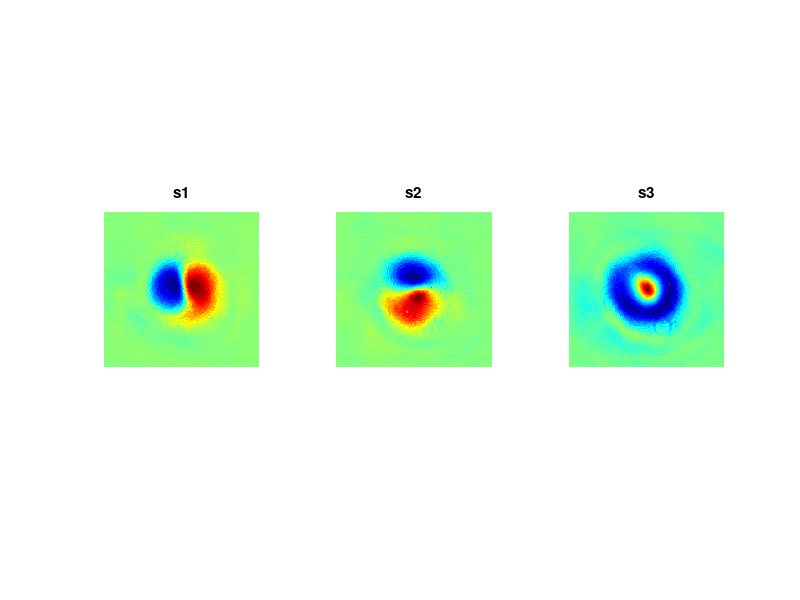
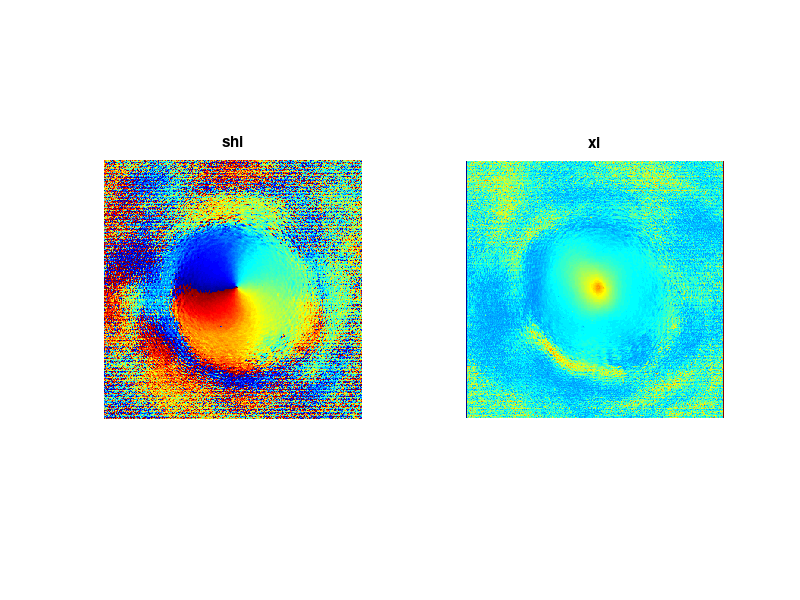
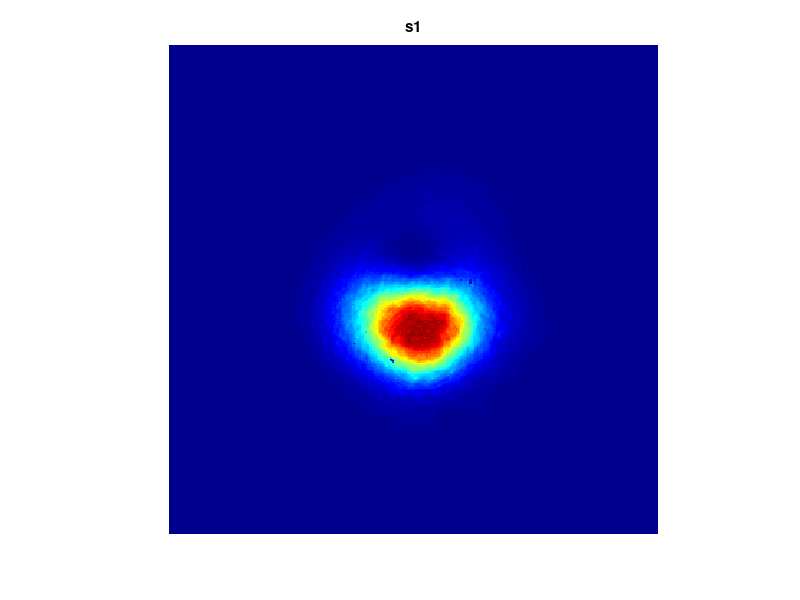

MATLAB code to generate these figures, in order: (Note: this script raises an error after producing the figures.)
close all;clc;clear;

%%%% s1 import data to matlab from folder
I00 = importdata('I00_0001.ascii.csv');
I90 = importdata('I90_0001.ascii.csv');
I45 = importdata('I45_0001.ascii.csv'); 
I135 = importdata('I135_0001.ascii.csv');
I45q = importdata('I45q_0001.ascii.csv');
I135q = importdata('I135q_0001.ascii.csv');
imagesc(I45);axis image; axis off;colormap jet; title('s1');
%%%% s2 range of image 0 to 255
range=255;
mx=max(max(I00+I90)); 

I00=(I00/mx)*range;
I90=(I90/mx)*range;
I45=(I45/mx)*range;
I135=(I135/mx)*range;
I45q=(I45q/mx)*range;
I135q=(I135q/mx)*range;

%%%%%%%  s3 stokes parameter
s0=(I00+I90);
s1=(I00-I90)./(I00+I90);
s2=(I45-I135)./(I135+I45);
s3=(I45q-I135q)./(I135q+I45q);

%%%%%%  s4 pol angles
shi=0.5*atan2(s2,s1); % -90 to 90
xi=0.5*atan2(s3,(sqrt((s1.^2)+ (s2.^2)))); % -45 to 45
ximod=[-pi/2*ones(size(xi,1),1),xi,pi/2*ones(size(xi,1),1)];

%%%%  s5 display
figure,
subplot(1,3,1);imagesc(s1);axis image; axis off;colormap jet; title('s1');
subplot(1,3,2);imagesc(s2);axis image; axis off; title('s2');
subplot(1,3,3);imagesc(s3); axis image;axis off;  title('s3');
saveas(gcf,'S1-3_re.png')

figure,
subplot(1,2,1);imagesc(shi);axis image; axis off;colormap jet; title('shi');
subplot(1,2,2);imagesc(ximod);axis image; axis off; title('xi');
saveas(gcf,'shi and xi_re.png')

f_stokes_plot(s1,s2,s3,50);


function[Eux,Euy]=f_stokes_plot(Ue,Ve,We,n)
Ue=imresize(Ue,[n,n]);
Ve=imresize(Ve,[n,n]);
We=imresize(We,[n,n]);
Z=zeros(size(Ue));
figure; 
Q=quiver3(Z,Ue,Ve,We,2,'linewidth',1.5);
view(16,82); 
axis tight;
mags = reshape(Q.WData, numel(Q.UData), []);
currentColormap = colormap(jet);
[~, ~, ind] = histcounts(mags, size(currentColormap, 1));
cmap = uint8(ind2rgb(ind(:), currentColormap) * 255);
cmap(:,:,4) = 255;
cmap = permute(repmat(cmap, [1 3 1]), [2 1 3]);
set(Q.Head, ...
    'ColorBinding', 'interpolated', ...
    'ColorData', reshape(cmap(1:3,:,:), [], 4).');   %'
set(Q.Tail, ...
    'ColorBinding', 'interpolated', ...
    'ColorData', reshape(cmap(1:2,:,:), [], 4).');
 end
 

